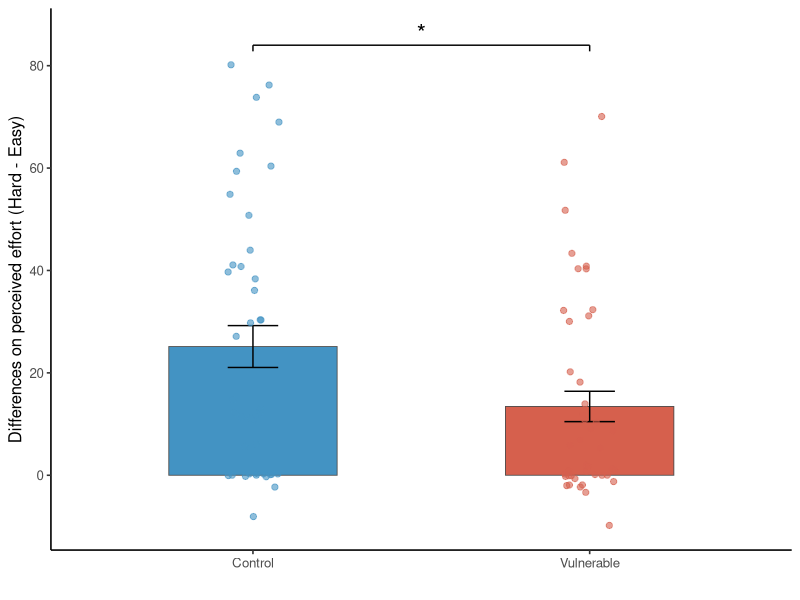
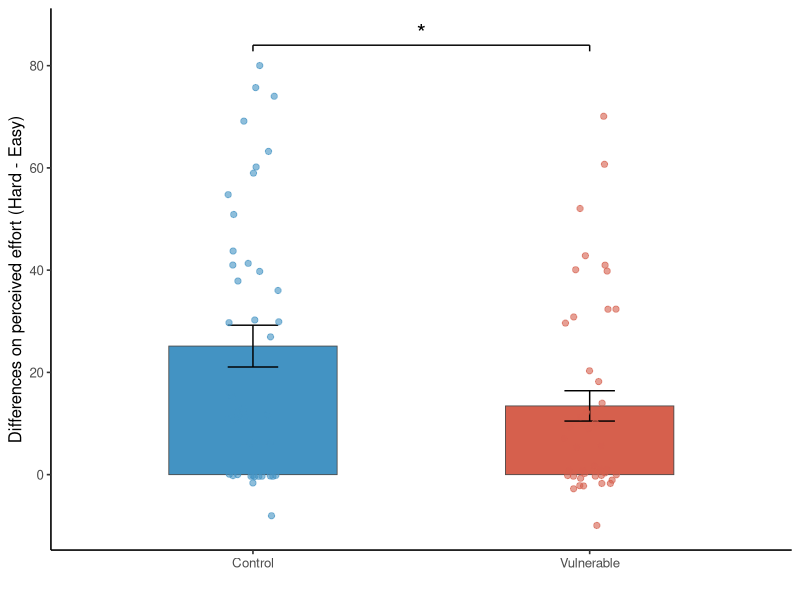

Generate these figures, in order, with R:

## Barplot: NASA_diff entre grupos
# Diego Garrido Cerpa - Viña del Mar 2026


## Librerías

library(tidyverse)


## Data

df <- read.csv("dataset_final.csv", stringsAsFactors = FALSE)

# Mapeo de p-valor a etiqueta de significancia
p_a_estrellas <- function(p) {
  if (is.na(p)) "" else if (p < 0.001) "***" else if (p < 0.01) "**" else
  if (p < 0.05)  "*"  else if (p < 0.10) "."  else "ns"
}


###################################
## NASA_diff (hard - easy) entre grupos (barplot 2 grupos con un solo corchete)

diff_data <- df %>%
  select(grupo, NASA_diff) %>%
  mutate(across(everything(), as.numeric)) %>%
  filter(!is.na(NASA_diff)) %>%
  mutate(grupo = factor(grupo, levels = c(0, 1),
                        labels = c("Control", "Vulnerable")))

diff_bar <- diff_data %>%
  group_by(grupo) %>%
  summarise(media = mean(NASA_diff), se = sd(NASA_diff) / sqrt(n()), .groups = "drop")

diff_pval  <- t.test(NASA_diff ~ grupo, data = diff_data)$p.value
# y_top incluye tanto el tope del error bar como el máximo individual
diff_y_top <- max(c(diff_bar$media + diff_bar$se, diff_data$NASA_diff), na.rm = TRUE)

diff_sig <- data.frame(
  x_start   = 1,
  x_end     = 2,
  y_bracket = diff_y_top * 1.05,
  y_label   = diff_y_top * 1.08,
  y_top     = diff_y_top,
  etiqueta  = p_a_estrellas(diff_pval)
)


###################################
## NASA-TLX: estadísticos para la sección NASA

nasa <- df %>%
  select(grupo, NASA_effort_easy_4, NASA_effort_hard_4, NASA_diff) %>%
  mutate(across(everything(), as.numeric)) %>%
  filter(!is.na(NASA_diff)) %>%
  mutate(grupo = factor(grupo, levels = c(0, 1), labels = c("Control", "Vulnerable")))

cat("n por grupo:\n"); print(table(nasa$grupo))

## 1) Descriptivos por grupo (easy, hard, diff)
descr <- nasa %>%
  group_by(grupo) %>%
  summarise(n = n(),
            easy_M = mean(NASA_effort_easy_4), easy_SD = sd(NASA_effort_easy_4),
            hard_M = mean(NASA_effort_hard_4), hard_SD = sd(NASA_effort_hard_4),
            diff_M = mean(NASA_diff),          diff_SD = sd(NASA_diff),
            .groups = "drop")
cat("\n-- Descriptivos por grupo --\n"); print(as.data.frame(descr))

cat("\n-- Global --\n")
cat(sprintf("easy: M = %.2f, SD = %.2f\n", mean(nasa$NASA_effort_easy_4), sd(nasa$NASA_effort_easy_4)))
cat(sprintf("hard: M = %.2f, SD = %.2f\n", mean(nasa$NASA_effort_hard_4), sd(nasa$NASA_effort_hard_4)))
cat(sprintf("diff: M = %.2f, SD = %.2f\n", mean(nasa$NASA_diff), sd(nasa$NASA_diff)))

## 2) Manipulation check: hard vs easy (pareado, muestra completa)
cat("\n== Manipulation check: hard vs easy (paired, full sample) ==\n")
print(t.test(nasa$NASA_effort_hard_4, nasa$NASA_effort_easy_4, paired = TRUE))
cat(sprintf("Cohen's dz = %.2f\n", mean(nasa$NASA_diff) / sd(nasa$NASA_diff)))

# hard vs easy por grupo (one-sample: NASA_diff vs 0)
for (g in c("Control", "Vulnerable")) {
  x <- nasa$NASA_diff[nasa$grupo == g]
  cat("\n--", g, ": NASA_diff vs 0 --\n"); print(t.test(x, mu = 0))
}

## 3) Comparación entre grupos del NASA_diff (Welch)
cat("\n== Between-group: NASA_diff ~ grupo (Welch) ==\n")
print(t.test(NASA_diff ~ grupo, data = nasa))
# Cohen's d pooled (manual, sin dependencias)
x0 <- nasa$NASA_diff[nasa$grupo == "Control"]
x1 <- nasa$NASA_diff[nasa$grupo == "Vulnerable"]
sp <- sqrt(((length(x0)-1)*var(x0) + (length(x1)-1)*var(x1)) / (length(x0)+length(x1)-2))
cat(sprintf("Cohen's d (between groups) = %.2f\n", (mean(x0) - mean(x1)) / sp))

## 4) (opcional) comparación entre grupos dentro de cada condición
cat("\n-- Group comparison within each condition --\n")
print(t.test(NASA_effort_easy_4 ~ grupo, data = nasa))
print(t.test(NASA_effort_hard_4 ~ grupo, data = nasa))



## Graph

p_diff <- ggplot(diff_bar, aes(x = grupo, y = media, fill = grupo)) +
  geom_col(width = 0.5, color = "gray30", linewidth = 0.3) +
  geom_errorbar(aes(ymin = media - se, ymax = media + se), width = 0.15) +
  geom_jitter(data = diff_data, aes(x = grupo, y = NASA_diff, color = grupo),
              inherit.aes = FALSE, width = 0.08, alpha = 0.6, size = 1.8) +
  scale_color_manual(values = c("Control" = "#4393C3", "Vulnerable" = "#D6604D"),
                     guide = "none") +
  geom_segment(data = diff_sig, inherit.aes = FALSE,
               aes(x = x_start, xend = x_end,
                   y = y_bracket, yend = y_bracket)) +
  geom_segment(data = diff_sig, inherit.aes = FALSE,
               aes(x = x_start, xend = x_start,
                   y = y_bracket, yend = y_bracket - y_top * 0.015)) +
  geom_segment(data = diff_sig, inherit.aes = FALSE,
               aes(x = x_end, xend = x_end,
                   y = y_bracket, yend = y_bracket - y_top * 0.015)) +
  geom_text(data = diff_sig, inherit.aes = FALSE,
            aes(x = (x_start + x_end) / 2, y = y_label, label = etiqueta), size = 6) +
  scale_fill_manual(values = c("Control" = "#4393C3", "Vulnerable" = "#D6604D"),
                    guide = "none") +
  labs(x = "", y = "Differences on perceived effort (Hard - Easy)") +
  theme_classic(base_size = 12)

cat("NASA_diff:  p =", format.pval(diff_pval, digits = 3),
    " (", p_a_estrellas(diff_pval), ")\n", sep = "")
print(p_diff)
ggsave("nasa_diff_por_grupo.png", p_diff, width = 6, height = 6, dpi = 150)
